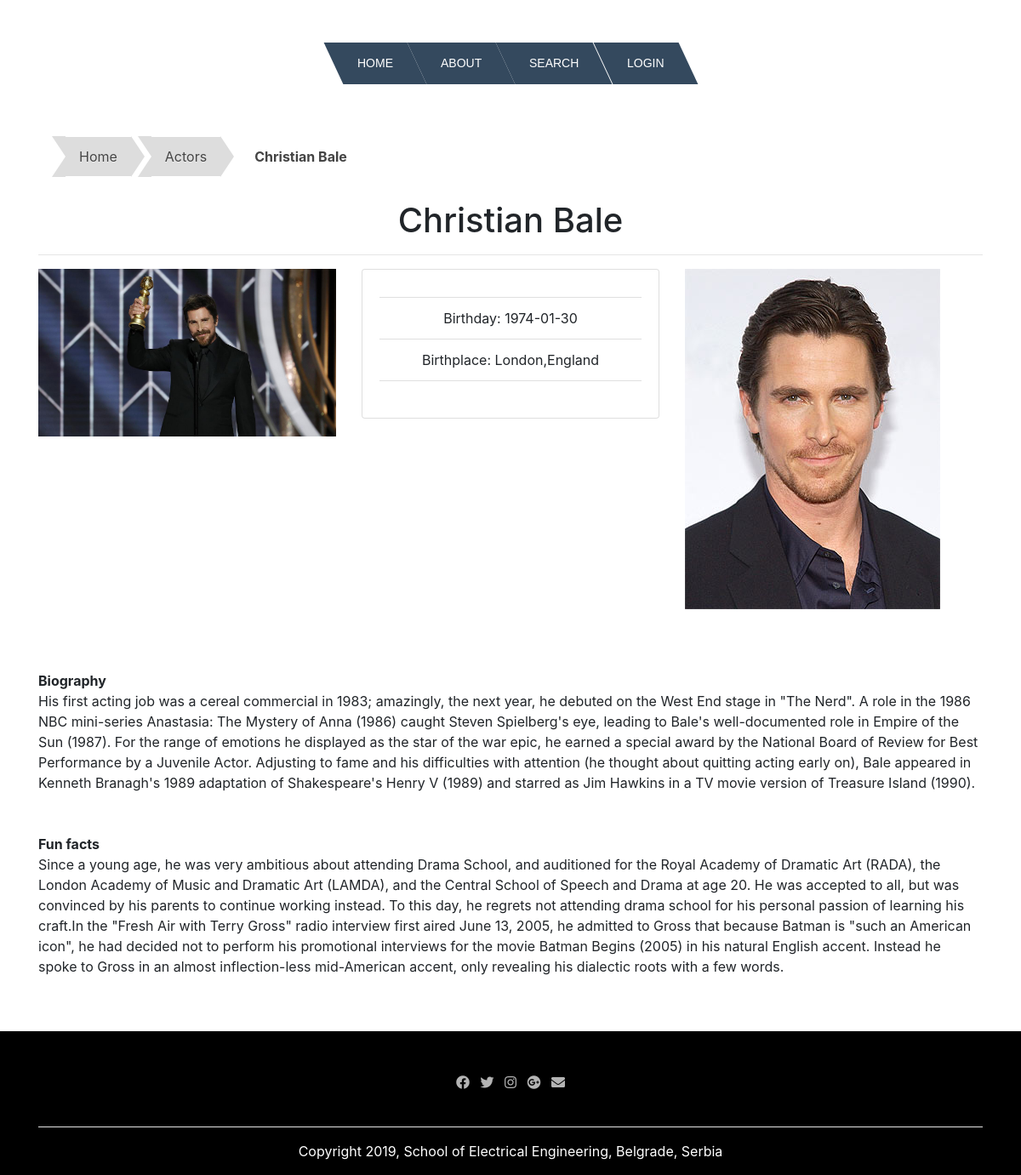
The page /index.php/Guest/showActor/3 on the database its author committed.
### tables this page shows
CREATE TABLE IF NOT EXISTS `actors` (
  `id` int(11) NOT NULL AUTO_INCREMENT,
  `name` varchar(50) NOT NULL,
  `birthday` date NOT NULL,
  `funfact` varchar(1000) NOT NULL,
  `biography` varchar(1000) NOT NULL,
  `highlight` varchar(500) NOT NULL,
  `posterSrc` varchar(50) NOT NULL,
  `profileImgLeft` varchar(50) NOT NULL,
  `profileImgRight` varchar(50) NOT NULL,
  `birthplace` int(11) NOT NULL,
  PRIMARY KEY (`id`)
);

CREATE TABLE IF NOT EXISTS `states` (
  `id` int(11) NOT NULL AUTO_INCREMENT,
  `city` varchar(50) NOT NULL,
  `state` varchar(50) NOT NULL,
  PRIMARY KEY (`id`)
);

### application/controllers/Guest.php (called while the page is built, shortened)
<?php
require_once APPPATH . 'core/Core.php';
class Guest extends Core {
    public function showContent($mainContent, $data) {
        $this->load->view("templates/header_guest.php", $data);
        $this->load->view($mainContent, $data);
        $this->load->view("templates/footer.php");
    }
    public function showActor($id, $controller = null) {
        $controller = "Guest";
        parent::showActor($id, $controller);
    }
}

### application/core/Core.php (called while the page is built, shortened)
<?php
class Core extends CI_Controller {
    public function showActor($id, $controller) {
        $actor = $this->ModelActors->fetch($id);
        $state = $this->ModelStates->fetch($actor->birthplace);
        $this->showContent("actor.php", ["actor" => $actor, "state" => $state, "controller" => $controller]);
    }
}

### index.php (called while the page is built, shortened)
<?php
require_once BASEPATH.'core/CodeIgniter.php';

### application/models/ModelActors.php (called while the page is built, shortened)
<?php
class ModelActors extends CI_Model{
   public function fetch($id){
        $this->db->where("id",$id);
        $this->db->from('actors');
        $query=$this->db->get();
        $result=$query->row();
        return $result;
    }
}

### application/models/ModelStates.php (called while the page is built, shortened)
<?php
class ModelStates extends CI_Model {
    public function fetch($id) {
        $this->db->where("id", $id);
        $this->db->from('states');
        $query = $this->db->get();
        $result = $query->row();
        return $result;
    }
}

### application/views/actor.php (the view, shortened to what this page needs)
<div class="container">
    <div>
        <ul class="breadcrumb">
            <li><a href = "<?php echo site_url($controller . "/index"); ?>"> Home</a></li>
            <li><a href = "<?php echo site_url($controller . "/actors"); ?>"> Actors </a></li>
            <li><a href="#" class="current"><?php echo $actor->name ?></a></li>
        </ul>
    </div>
    <div class="row text-center">
        <div class="col-lg-12">
            <h1><?php echo $actor->name ?></h1>
            <hr>
        </div>
    </div>
    <div class="row">
        <div class="col-sm-4">
            <img class=" img-fluid" src="<?php echo base_url($actor->profileImgLeft) ?>">
        </div>
        <div class="col-sm-4">
            <form name="formSubscribe" action="<?php echo site_url($controller."/subscribe/".$actor->id) ?>" method="post">
                <div class="card">
                    <div class="card-body text-center">
                        <ul class="list-group list-group-flush lista">
                            <li class="list-group-item">Birthday: <?php echo $actor->birthday ?> </li>
                            <li class="list-group-item">Birthplace: <?php echo $state->city . "," . $state->state ?></li>
                        </ul>
                        <br>
                    </div>
                </div>
            </form>
        </div>
        <div class="col-sm-4">
            <img class=" img-fluid" src="<?php echo base_url($actor->profileImgRight) ?>">
        </div>
    </div>
    <div class="row">
        <div class="col-sm-12">
            <br><br><br>
            <p><b>Biography</b><br>
                <?php echo $actor->biography ?>
                <br><br><br>
                <b>Fun facts</b><br>
                <?php echo $actor->funfact ?>
            </p>
        </div>
    </div>
</div>

### css/header_style.css (style rules this page uses)
.breadcrumb { overflow: hidden; background-color: transparent !important; }
.breadcrumb li { float: left; margin: 0 .5em 0 1em; }
.breadcrumb a { background: #ddd; padding: .7em 1em; float: left; text-decoration: none; color: #444; text-shadow: 0 1px 0 rgba(255,255,255,.5); position: relative; }
.breadcrumb a::before { content: ""; position: absolute; top: 50%; margin-top: -1.5em; border-width: 1.5em 0 1.5em 1em; border-style: solid; border-color: #ddd #ddd #ddd transparent; left: -1em; }
.breadcrumb a::after { content: ""; position: absolute; top: 50%; margin-top: -1.5em; border-top: 1.5em solid transparent; border-bottom: 1.5em solid transparent; border-left: 1em solid #ddd; right: -1em; }
.breadcrumb .current, .breadcrumb .current:hover { font-weight: bold; background: none; }
.breadcrumb .current::after, .breadcrumb .current::before { content: normal; }
a:link { text-decoration: none; }

### rows shown on the page
actors: name "Christian Bale", profileImgLeft (picture), birthday "1974-01-30", profileImgRight (picture), biography "His first acting job was a cereal commercial in 1983; amazingly, the next year, he debuted on the West End stage in \"The Nerd\". A role in the 1986 NBC mini-series Anastasia: The Mystery of Anna (1986) caught Steven Spielberg's eye, leading to Bale's well-documented role in Empire of the Sun (1987). For the range of emotions he displayed as the star of the war epic, he earned a special award by the National Board of Review for Best Performance by a Juvenile Actor. Adjusting to fame and his difficulties with attention (he thought about quitting acting early on), Bale appeared in Kenneth Branagh's 1989 adaptation of Shakespeare's Henry V (1989) and starred as Jim Hawkins in a TV movie version…", funfact "Since a young age, he was very ambitious about attending Drama School, and auditioned for the Royal Academy of Dramatic Art (RADA), the London Academy of Music and Dramatic Art (LAMDA), and the Central School of Speech and Drama at age 20. He was accepted to all, but was convinced by his parents to continue working instead. To this day, he regrets not attending drama school for his personal passion of learning his craft.In the \"Fresh Air with Terry Gross\" radio interview first aired June 13, 2005, he admitted to Gross that because Batman is \"such an American icon\", he had decided not to perform his promotional interviews for the movie Batman Begins (2005) in his natural English accent.…"
states: city "London", state "England"
